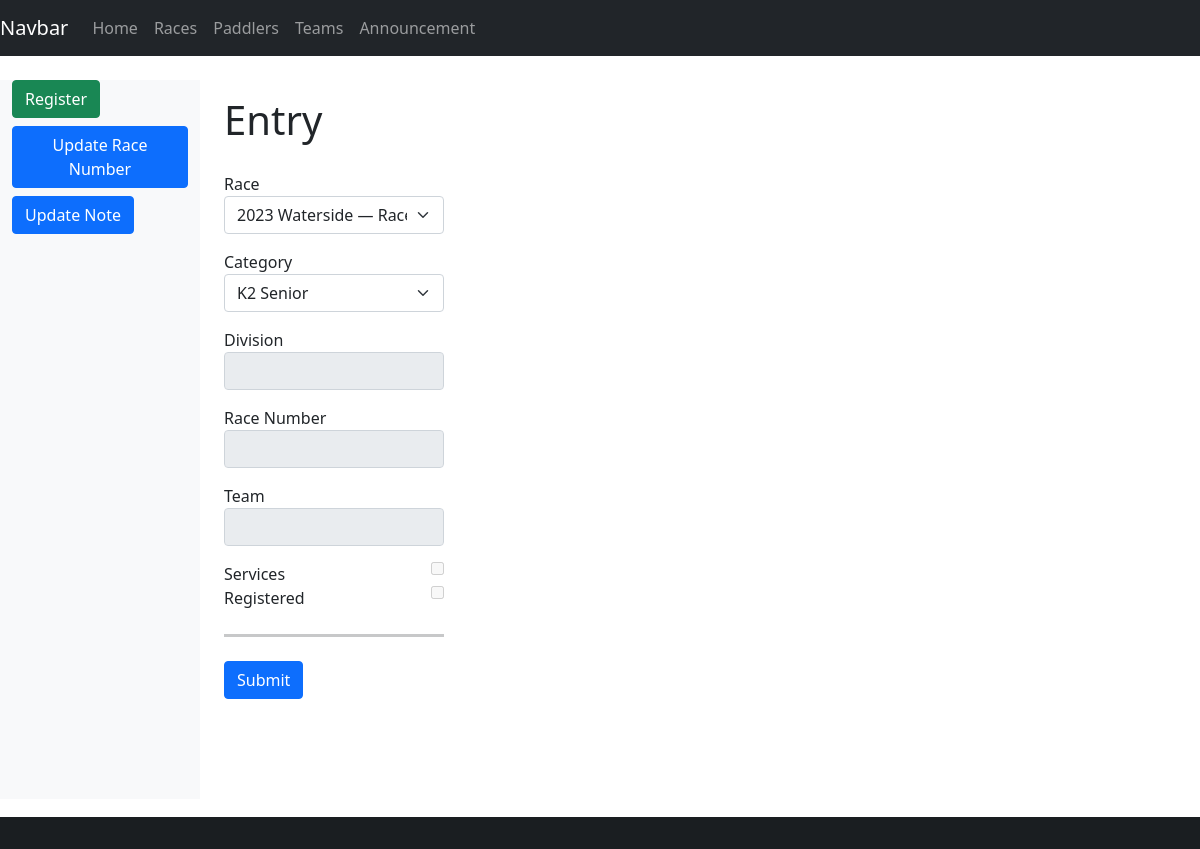
Before: /entry/351 with the older database file.
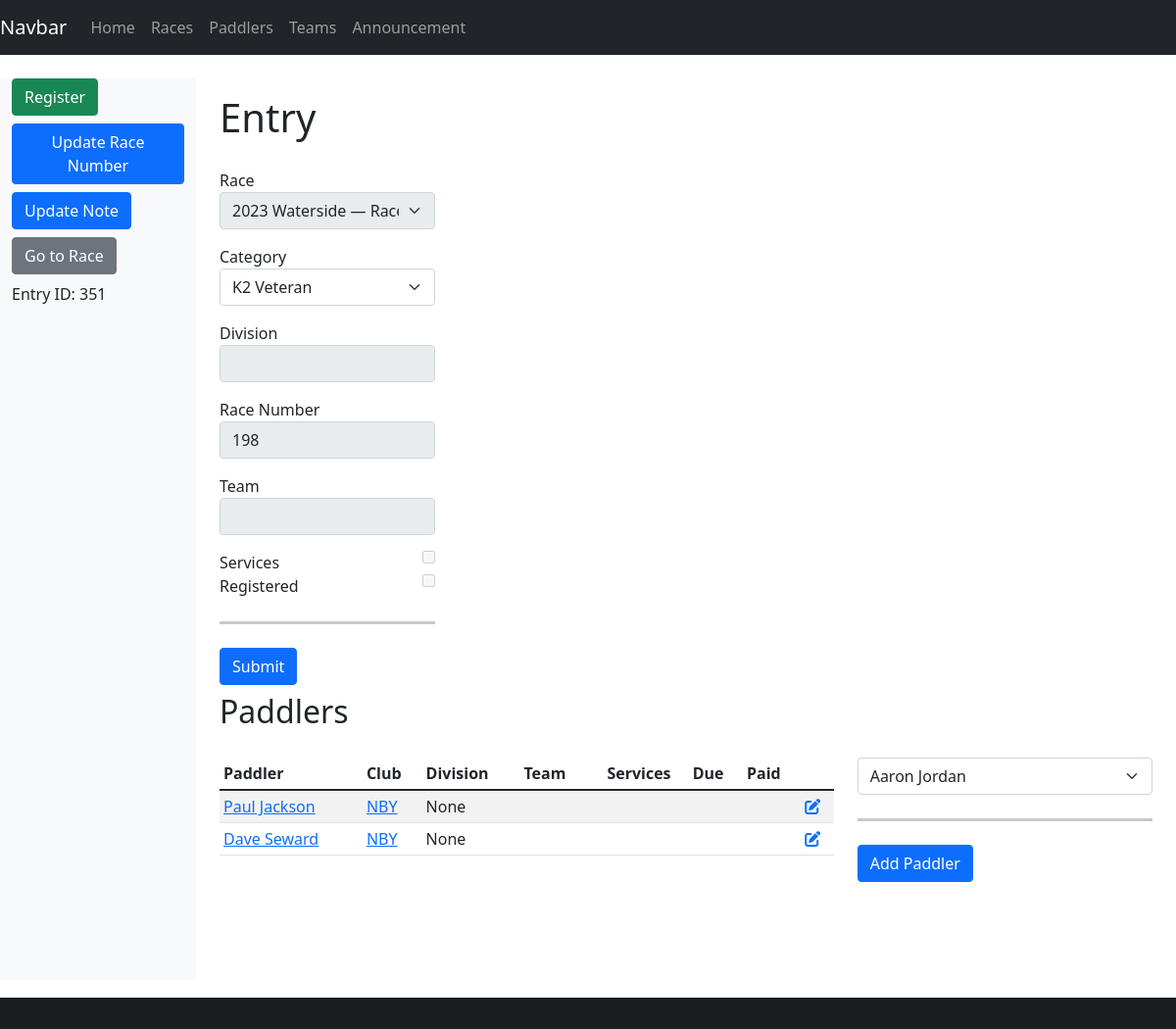
After: the same page with the newer database file.
### database/database/entry.py (models this page shows, shortened)
class Entry(Base):
    __tablename__ = "entry"
    id = Column(Integer, primary_key=True)
    race_id = Column(Integer, ForeignKey(Race.id), index=True)
    category_id = Column(Integer, ForeignKey(Category.id), index=True)
    boat_type = Column(boat_type, index=True)
    entry_number = Column(Integer)
    online = Column(Boolean)
    series = Column(Boolean)
    series_id = Column(Integer, ForeignKey(Series.id), index=True)
    time_start = Column(String)
    time_finish = Column(String)
    time_adjustment = Column(Integer)
    registered = Column(Boolean, default=False, nullable=False)
    retired = Column(Boolean, default=False, nullable=False)
    disqualified = Column(Boolean, default=False, nullable=False)
    note = Column(Text)
    category = relationship(Category, backref="entries", lazy="joined")
    race = relationship(Race, backref="entries", lazy="joined")
    race_number = relationship("Number", secondary="number_entry", uselist=False)
    @property
    def division(self):
        if self.crews:
            divisions = [crew.paddler.division for crew in self.crews]
            divisions = [division for division in divisions if division is not None]
            if divisions:
                return min(divisions)
        return None
    @property
    def team(self):
        teams = [crew.team for crew in self.crews]
        teams = list(set(teams))
        if len(teams) == 1:
            return teams[0]
        else:
            return None
    @property
    def services(self):
        services = [crew.services for crew in self.crews]
        return all(services)

### database/database/number.py (models this page shows, shortened)
class Number(Base):
    __tablename__ = "number"
    id = Column(Integer, primary_key=True)
    lost = Column(Boolean)
    def __str__(self):
        return str(self.id)

### database/database/crew.py (models this page shows, shortened)
class Crew(Base):
    __tablename__ = "crew"
    id = Column(Integer, primary_key=True)
    paddler_id = Column(Integer, ForeignKey(Paddler.id), index=True)
    club_id = Column(String(3), ForeignKey(Club.id), index=True)
    entry_id = Column(Integer, ForeignKey(Entry.id), index=True)
    team_id = Column(Integer, ForeignKey(Team.id), index=True)
    services = Column(Boolean, server_default=expression.false())
    due = Column(Numeric)
    paid = Column(Numeric)
    team = relationship(Team, backref="entries", lazy="joined")
    paddler = relationship(Paddler, backref="crews", lazy="joined")
    club = relationship("Club", backref="crews", lazy="joined")
    entry = relationship(Entry, backref="crews", lazy="joined")

### database/database/paddler.py (models this page shows, shortened)
class Paddler(Base):
    __tablename__ = "paddler"
    id = Column(Integer, primary_key=True)
    bcu = Column(Integer)  # BCU = British Canoe Union
    bcu_expiry = Column(Date)
    division = Column(Integer)
    title = Column(String)
    first = Column(String)
    middle = Column(String)
    last = Column(String)
    suffix = Column(String)
    dob = Column(Date)
    address = Column(String)
    email = Column(String)
    phone = Column(String)
    emergency_name = Column(String)
    emergency_phone = Column(String)
    @hybrid_property
    def name(self):
        name = [self.first, self.middle, self.last]
        name = list(filter(lambda item: item is not None, name))
        name = " ".join(name)
        name = name.strip()
        return name
    def __str__(self):
        return self.name

### database/database/club.py (models this page shows, shortened)
class Club(Base):
    __tablename__ = "club"
    id = Column(String(3), primary_key=True)
    name = Column(String)

### kanoe/views/entry.py (the view, shortened to what this page needs)
@blueprint.route("/entry/<entry_id>", methods=("GET", "POST"))
@blueprint.route("/entry/", defaults={"entry_id": None}, methods=("GET", "POST"))
@login_required
def entry(entry_id):
    entry = session.query(db.Entry).get(entry_id)
    races = session.query(db.Race).all()
    paddlers = session.query(db.Paddler).order_by(db.Paddler.first).all()
    categories = session.query(db.Category).all()
    return render_template(
        "entry.j2",
        entry=entry,
        categories=categories,
        races=races,
        paddlers=paddlers,
    )

### database/database/category.py (called while the page is built)
    def __str__(self):
        return self.label

    def __eq__(self, other):
        return self.label == other

### database/database/race.py (called while the page is built)
    def __str__(self):
        return "%s (%s)" % (self.name, self.date)

### kanoe/templates/entry.j2 (shortened to what this page needs)
{% extends "base-fluid.j2" %}
{% from "macros.j2" import find_value %}
{% block content %}
<h1>Entry</h1>
<div class="row">
  <div class="col-md-3">
    <form method="post">
      <div>
        <div class="mb-3">
          <label for="race">Race</label>
          <select class="form-select" class="form-control" id="race_id" name="race_id" {% if entry %} disabled{% endif
            %}>
            {% for race in races %}
            <option value="{{ race.id }}" {% if entry.race==race %} selected{% endif %}>{{ race }}</option>
            {% endfor %}
          </select>
        </div>
        <div class="mb-3">
          <label for="race">Category</label>
          <select class="form-select" class="form-control" id="category_id" name="category_id">
            {% for category in categories %}
            <option value="{{ category.id }}" {% if (entry.category==category) %} selected{% endif %}>{{ category }}
            </option>
            {% endfor %}
          </select>
        </div>
        <div class="mb-3">
          <label for="division">Division</label>
          <input type="number" class="form-control" disabled
            value="{{ find_value(request.form['division'], entry.division) }}">
        </div>
        <div class="mb-3">
          <label for="division">Race Number</label>
          <input type="number" class="form-control" disabled value="{{ entry.race_number }}">
        </div>
        <div class="mb-3">
          <label for="division">Team</label>
          <input type="text" class="form-control" disabled value="{{ entry.team if entry.team else '' }}">
        </div>
        <div>
          <label for="services">Services</label>
          <input type="checkbox" disabled{% if entry.services %} checked{% endif %} style="float: right;">
        </div>
        <div>
          <label for="registered">Registered</label>
          <input type="checkbox" disabled{% if entry.registered %} checked{% endif %} style="float: right;">
        </div>
      </div>
      <hr class="my-4">
      <button type="submit" class="btn btn-primary">Submit</button>
    </form>
  </div>
  <div class="col-md-8">
  </div>
</div>
{% if entry %}
<h2 class="mt-2">Paddlers</h2>
<div class="row">
  <div class="col-md-8">
    <div class="table-responsive">
      <table class="table table-striped table-sm">
        <thead>
          <tr>
            <th scope="col">Paddler</th>
            <th scope="col">Club</th>
            <th scope="col">Division</th>
            <th scope="col">Team</th>
            <th scope="col" class="services">Services</th>
            <th scope="col">Due</th>
            <th scope="col">Paid</th>
            <th scope="col"></th>
          </tr>
        </thead>
        <tbody>
          {% for crew in entry.crews %}
          <tr>
            <td><a href="{{ url_for('kanoe.paddler', paddler_id=crew.paddler.id) }}">{{ crew.paddler.name }}</a></td>
            <td><a href="{{ url_for('kanoe.club', club_id=crew.club.id) }}">{{ crew.club.id }}</a></td>
            <td>{{ crew.paddler.division }}</td>
            <td>{{ crew.team or "" }}</td>
            <td class="services">{% if crew.services %}<i class="fas fa-check"></i>{% endif %}</td>
            <td>{% if crew.due %}{{ "£ %.2f"|format(crew.due) }}{% endif %}</td>
            <td>{% if crew.paid %}{{ "£ %.2f"|format(crew.paid) }}{% endif %}</td>
            <td><a href="{{ url_for('kanoe.crew', crew_id=crew.id) }}"><i class="fas fa-edit"></i></a></td>
          </tr>
          {% endfor %}
        </tbody>
      </table>
    </div>
  </div>
  <div class="col-md-4">
    <form method="post">
      <select class="form-select" class="form-control" id="paddler" name="paddler_id">
        {% for paddler in paddlers %}
        <option value="{{ paddler.id }}">{{ paddler }}</option>
        {% endfor %}
      </select>
      <hr class="my-4">
      <button type="submit" class="btn btn-primary">Add Paddler</button>
    </form>
  </div>
</div>
{% endif %}
{% endblock %}
{% block sidebar %}
{% include 'sidebar-entry.j2' %}
{% endblock %}

### kanoe/templates/sidebar-entry.j2
<ul class="nav flex-column">
    {% if not entry.registered %}
    <li class="nav-item mb-2">
        <a href="{{ url_for('kanoe.entry_register', entry_id=entry.id) }}" class="btn btn-success">Register</a>
    </li>
    {% endif %}
    <li class="nav-item mb-2">
        <a href="{{ url_for('kanoe.number_update', entry_id=entry.id) }}" class="btn btn-primary">Update Race Number</a>
    </li>
    <li class="nav-item mb-2">
        <a href="{{ url_for('kanoe.entry_note_update', entry_id=entry.id) }}" class="btn btn-primary">Update Note</a>
    </li>
    {% if entry.race %}
    <li class="nav-item mb-2">
        <a href="{{ url_for('kanoe.race', race_id=entry.race.id) }}" class="btn btn-secondary">Go to Race</a>
    </li>
    {% endif %}
</ul>
{% if entry.id %}
<p>Entry ID: {{ entry.id }}</p>
{% endif %}

Changed rows visible on the page:
added Entry: id "351"
now on this page (row unchanged): Number: race_number "198"
added Crew: paddler.name "Paul Jackson", club.id "NBY", paddler.division "None"
added Crew: paddler.name "Dave Seward", club.id "NBY", paddler.division "None"
Other visible differences:
form field category_id: "K2 Senior" → "K2 Veteran"
form field paddler_id: (not shown) → "Aaron Jordan"
form field services: "☐" → (not shown)
form field registered: "☐" → (not shown)
text now shown: "Go to Race Entry ID: Paddlers Paddler Club Division Team Services Due Paid Add Paddler"
